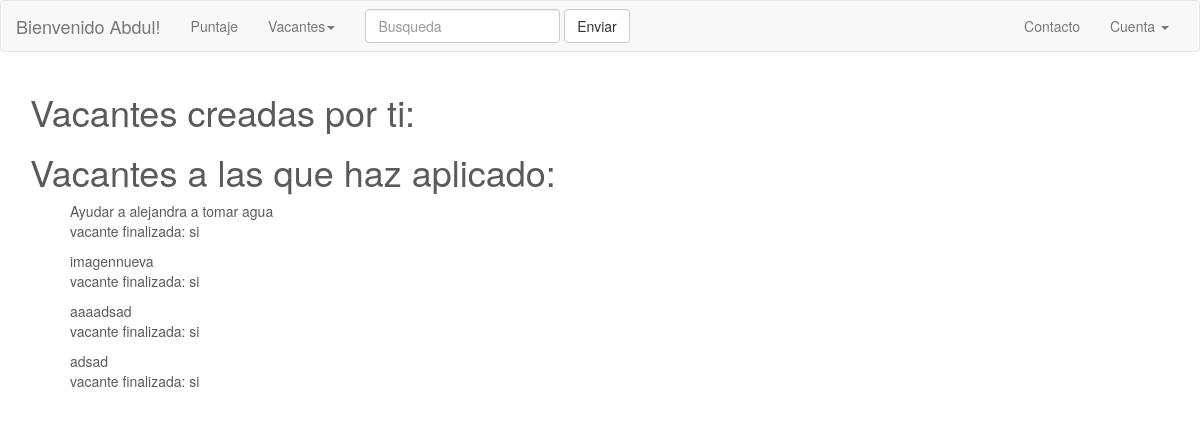
The page /perfil (signed in) on the database its author committed.
### models.py (models this page shows, shortened)
class Usuario(UserMixin, Model):
    usuario = CharField(unique=True)
    email = CharField(unique=True)
    password = CharField(max_length=100)
    puntos = IntegerField(default=0)
    twitter_id = CharField(unique=True)
    bio = CharField(max_length=280)
    registro = DateTimeField(default=datetime.datetime.now)
    es_admin = BooleanField(default=False)
    class Meta:
        database = DATABASE
        order_by = ('-registro',)
    def vacantes_creadas(self):
    	return (
    		Vacante.select().where(
    			Vacante.usuario==self
    			)
    		)

class Aplicantes(Model):
	vacante = ForeignKeyField(Vacante, related_name='vacante')
	aplicante = ForeignKeyField(Usuario, related_name='aplicante')
	class Meta:
		database = DATABASE
		indexes = (
			(('vacante','aplicante'), True),
		)

class Vacante(Model):
	titulo = CharField(null=False, unique=True)
	descripcion = TextField(null=False)
	contacto = TextField(null=False)
	descripcion_imagen1 = CharField(null=True)
	imagen1= CharField(null=True)
	descripcion_imagen2 = CharField(null=True)
	imagen2 = CharField(null=True)
	descripcion_imagen3 = CharField(null=True)
	imagen3 = CharField(null=True)
	finalizada = BooleanField(null=False)
	direccion = TextField(unique=False)
	usuario = ForeignKeyField(Usuario)
	creado = DateTimeField(default=datetime.datetime.now)
	class Meta:
		database = DATABASE
		order_by = ('-creado',)

### run.py (the view)
@app.route('/perfil')
@login_required
def perfil():
	usuario = g.user._get_current_object()
	usuario = models.Usuario.get(models.Usuario.id**usuario.id)
	vacantes = usuario.vacantes_creadas()
	aplicaciones = models.Aplicantes.select().where(models.Aplicantes.aplicante== usuario)
	return render_template('perfil.html', usuario=usuario, vacantes=vacantes, aplicaciones=aplicaciones)

### run.py (called while the page is built)
@login_manager.user_loader
def cargar_usuario(usuarioid):
    try:
        return models.Usuario.get(models.Usuario.id == usuarioid)
    except models.DoesNotExist:
        return None

@app.before_request
def antes_request():
	g.db = models.DATABASE
	g.db.connect()
	g.user = current_user

@app.after_request
def despues_request(response):
	g.db.close()
	return response

### templates/perfil.html (shortened to what this page needs)
{% extends 'base.html' %}
{% block content %}
<div class="container">
<h1> Vacantes creadas por ti: </h1>
<h1> Vacantes a las que haz aplicado: </h1>
<ul>
{% for aplicacion in aplicaciones %}
	<li>{{ aplicacion.vacante.titulo }} <p>vacante finalizada:
		{% if aplicacion.vacante.finalizada %}
		si
		{% else %}
		no
		{% endif %} </p>
	</li>
{% endfor %}
</ul>
{% endblock %}

### templates/base.html (shortened to what this page needs)
<!DOCTYPE html>
<html>
    <head>
        <link rel="stylesheet" href="https://maxcdn.bootstrapcdn.com/bootstrap/3.3.4/css/bootstrap.min.css">
        <link rel="stylesheet" href="{{ url_for('static', filename='css/styles.css') }}">
    </head>
    <body>
        <div id="container">
            <nav class="navbar navbar-default">
              <div class="container-fluid">
                <div class="navbar-header">
                  {% if current_user.is_authenticated() %}
                    <a class="navbar-brand" href="{{ url_for('main') }}">Bienvenido {{ current_user.usuario }}!</a>
                  {% else %}
                    <a class="navbar-brand" href="{{ url_for('main') }}">Bienvenido</a>
                  {% endif %}
                </div>
                <div class="collapse navbar-collapse" id="bs-example-navbar-collapse-1">
                  <ul class="nav navbar-nav">
                    <li><a href="{{ url_for('puntaje') }}">Puntaje</a></li>
                    <li class="dropdown">
                      <a href="#" class="dropdown-toggle" data-toggle="dropdown" role="button" aria-expanded="false">Vacantes<span class="caret"></span></a>
                    </li>
                  </ul>
                  <form class="navbar-form navbar-left" role="search">
                    <div class="form-group">
                      <input type="text" class="form-control" placeholder="Busqueda">
                    </div>
                    <button type="submit" class="btn btn-default">Enviar</button>
                  </form>
                  <ul class="nav navbar-nav navbar-right">
                    <li><a href="#">Contacto</a></li>
                    <li class="dropdown">
                      <a href="#" class="dropdown-toggle" data-toggle="dropdown" role="button" aria-expanded="false">Cuenta <span class="caret"></span></a>
                    </li>
                  </ul>
                </div>
              </div>
            </nav>
            {% block content %}
            {% endblock %}
    </body>
</html>

### static/css/styles.css (style rules this page uses)
body { padding-bottom: 40px; color: #5a5a5a; }
ul { list-style: none; }

### rows shown on the page
Usuario: usuario "Abdul"
Aplicantes: vacante.titulo "Ayudar a alejandra a tomar agua"
Aplicantes: vacante.titulo "imagennueva"
Aplicantes: vacante.titulo "aaaadsad"
Aplicantes: vacante.titulo "adsad"
